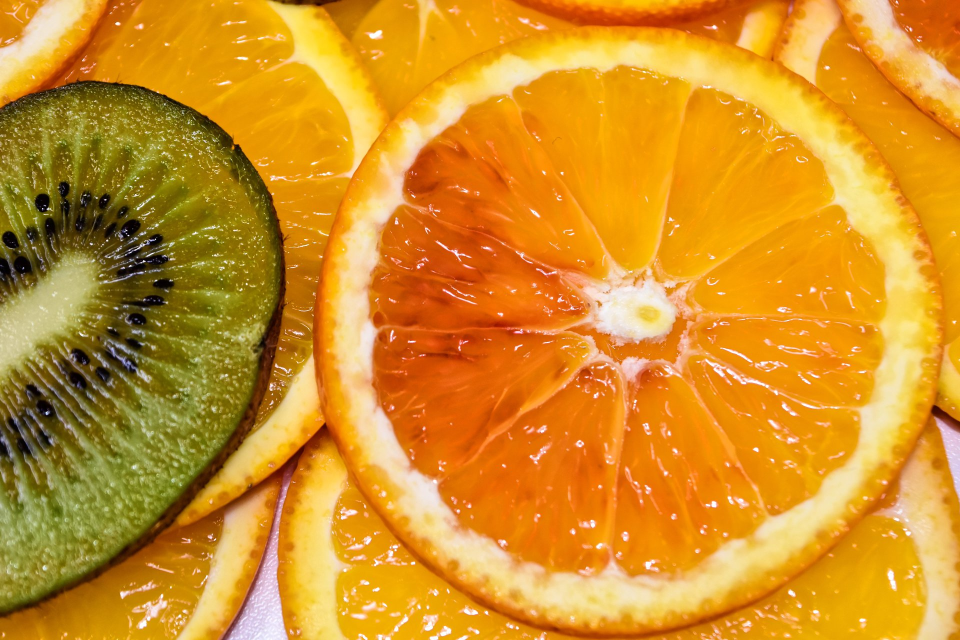
#> input picture 7. 이미지다루기 및 데이터셋 구축/1216/cutMix_data/image_04.png, 1920 x 1280 px (shown at 1/2 size); its folder holds 4 pictures in this run
$ python 06CutMix.py
#> lines starting #> are read from the running program, lines starting #| are printed output that depends on the picture
import os
import numpy as np
import random
import cv2
import matplotlib.pyplot as plt

image_path = './cutMix_data'
index_len = len(os.listdir(image_path))
print('index_len ', index_len)
image_list = os.listdir(image_path)
print(' image list >> ', image_list)


# loader image
def load_image(path, index):
#> called with path = './cutMix_data', index = 3
    image = cv2.imread(os.path.join(path, image_list[index]), cv2.IMREAD_COLOR)
#> image is the input picture: shape (1280, 1920, 3); mean B, G, R 37.8, 145.2, 210.8
    image = cv2.cvtColor(image, cv2.COLOR_BGR2RGB).astype(np.float32)
    image /= 255.0 # 이미지 데이터 값 정규화

    return image


image = load_image(image_path, 3)
image_size = image.shape[0]
#> image_size = 1280

def cutmix(path, index, imsize):
#> called with path = './cutMix_data', index = 3, imsize = 1280
    w, h = imsize, imsize
#> w = 1280; h = 1280
    scale_s = imsize, imsize
#> scale_s = (1280, 1280)
    s = imsize // 2
#> s = 640

    # 중앙값 랜덤하게 잡기
    # x center, y center
    xc, yc = [int(random.uniform(imsize*0.25, imsize*0.75)) for _ in range(2)]
#> xc = 860; yc = 805
    # 256 ~ 768

    indexes = [index] + [random.randint(0, index) for _ in range(3)]

    # 검은색 배경의 임의 이미지 생성 ( 여기다가 이미지 붙여 넣기 )
    return_img = np.full((imsize, imsize, 3 ), 1, dtype=np.float32)

    for i, index in enumerate(indexes):
        image = load_image(path, index)

        # top left
        if i == 0:
            # large image
            x1a, y1a, x2a, y2a = max(xc-w, 0), max(yc-h, 0), xc, yc
#> x1a = 0; y1a = 0; x2a = 860; y2a = 805
            # small image
            x1b, y1b, x2b, y2b = w - (x2a - x1a), h - (y2a - y1a), w, h
#> x1b = 420; y1b = 475; x2b = 1280
        elif i == 1:
            # top right
            x1a, y1a, x2a, y2a = xc, max(yc-h, 0), min(xc+w, s*2), yc
            x1b, y1b, x2b, y2b = 0, h - (y2a - y1a), min(w, x2a - x1a), h
        elif i == 2:
            # bottom left
            x1a, y1a, x2a, y2a = max(xc-w, 0), yc, xc, min(s*2, yc+h)
            x1b, y1b, x2b, y2b = w - (x2a - x1a), 0, max(xc , w), min(y2a - y1a, h)
        elif i == 3:
            # bottom right
            x1a, y1a, x2a, y2a = xc, yc, min(xc + w, s*2), min(s*2, yc + h)
            x1b, y1b, x2b, y2b = 0, 0, min(w, x2a - x1a), min(y2a - y1a, h)

        return_img[y1a:y2a, x1a:x2a] = image[y1b:y2b, x1b:x2b]
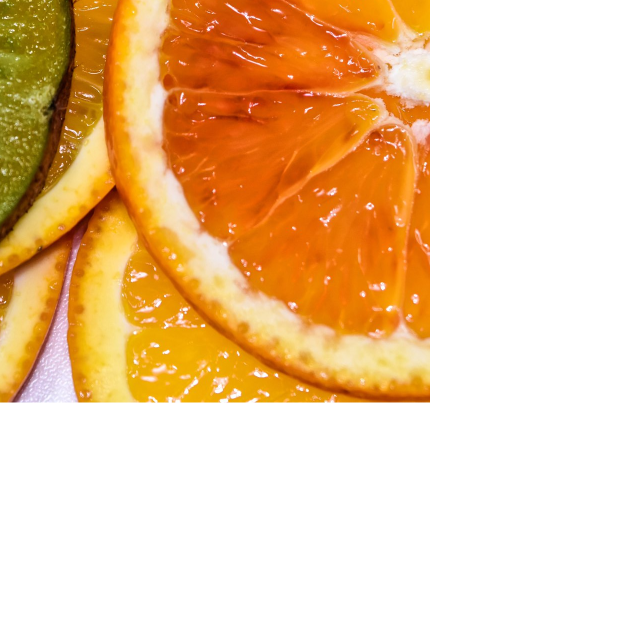
#> return_img: shape (1280, 1280, 3) float32 (shown at 1/2 size); mean R, G, B 0.941, 0.809, 0.656

    return return_img


test = cutmix(image_path, 3, image_size)
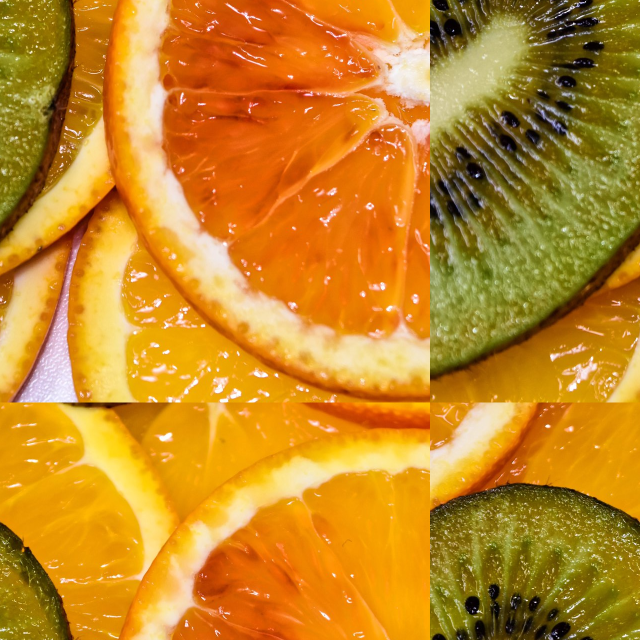
#> test: shape (1280, 1280, 3) float32 (shown at 1/2 size); mean R, G, B 0.774, 0.535, 0.147
plt.imshow(test)
plt.show()
